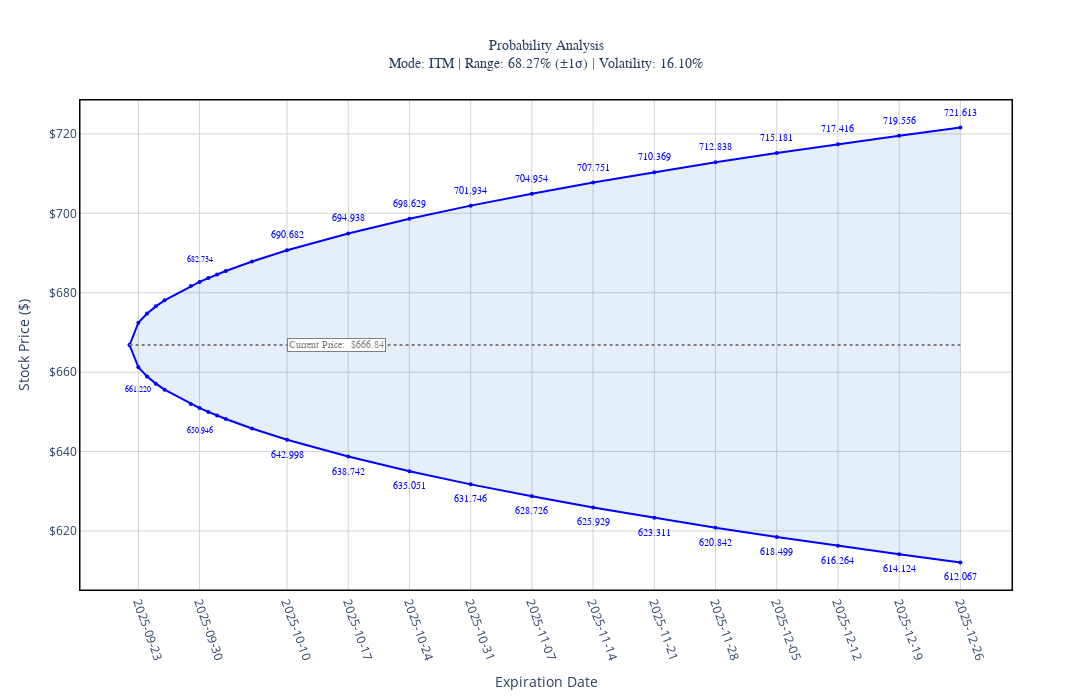

The notebook cell this image was saved under:
### Code cell
# Interactive Plotly Chart - Based on Your Existing Chart
import plotly.graph_objects as go

# ==== Create Interactive Plotly Chart ====
fig = go.Figure()

# Add probability cone (upper and lower bounds) - exact same as your original
fig.add_trace(go.Scatter(
    x=df['expiration_day'],
    y=df['upper'],
    mode='lines+markers',
    name='',  # No legend name to match your original
    line=dict(color='blue', width=2),
    marker=dict(size=4, color='blue'),
    showlegend=False,
    hoverinfo='skip'  # Skip hover for cone lines
))

fig.add_trace(go.Scatter(
    x=df['expiration_day'],
    y=df['lower'],
    mode='lines+markers',
    name='',  # No legend name to match your original
    line=dict(color='blue', width=2),
    marker=dict(size=4, color='blue'),
    fill='tonexty',
    fillcolor='rgba(0,100,200,0.1)',
    showlegend=False,
    hoverinfo='skip'  # Skip hover for cone lines
))

# Add current price line (gray dotted) with stock price in middle
fig.add_trace(go.Scatter(
    x=[df['expiration_day'].min(), df['expiration_day'].max()],
    y=[stock_price, stock_price],
    mode='lines',
    line=dict(color='gray', width=2, dash='dot'),
    showlegend=False,
    hoverinfo='skip',
    name='Current Price Line'
))

# Add current stock price label in the middle of the chart
fig.add_annotation(
    x=df["expiration_day"].iloc[len(df)//2],  # Middle of the date range
    y=stock_price,
    text=f'Current Price:  ${stock_price}',
    showarrow=False,
    font=dict(size=10, color='gray', family="Arial Black"),
    bgcolor='white',
    bordercolor='gray',
    borderwidth=1,
    xanchor='left',
    yanchor='middle'
)

# Add price labels on the cone lines - replicate your original labels
daily_mask = df["type"] == "Daily"
daily_count = 0
annotations = []

for i, row in df[daily_mask].iterrows():
    if i > 0:  # Skip today's point
        if daily_count % 5 == 0:  # Show every 5th daily option
            # Upper label
            annotations.append(dict(
                x=row["expiration_day"],
                y=row["upper"] + 4,
                text=f"{row['upper']:.3f}",
                showarrow=False,
                font=dict(size=8, color="blue", family="Arial Black"),
                xanchor="center",
                yanchor="bottom"
            ))
            # Lower label
            annotations.append(dict(
                x=row["expiration_day"],
                y=row["lower"] - 4,
                text=f"{row['lower']:.3f}",
                showarrow=False,
                font=dict(size=8, color="blue", family="Arial Black"),
                xanchor="center",
                yanchor="top"
            ))
        daily_count += 1

# Add price labels for weekly options
weekly_mask = df["type"] == "Weekly"
for i, row in df[weekly_mask].iterrows():
    # Upper label
    annotations.append(dict(
        x=row["expiration_day"],
        y=row["upper"] + 2,
        text=f"{row['upper']:.3f}",
        showarrow=False,
        font=dict(size=10, color="blue", family="Arial Black"),
        xanchor="center",
        yanchor="bottom"
    ))
    # Lower label
    annotations.append(dict(
        x=row["expiration_day"],
        y=row["lower"] - 2,
        text=f"{row['lower']:.3f}",
        showarrow=False,
        font=dict(size=10, color="blue", family="Arial Black"),
        xanchor="center",
        yanchor="top"
    ))

# ==== Add Invisible Hover Layer for Probabilities ====
hover_data = []

# Use your existing delta_2d_df data
for exp_date, row in delta_2d_df.iterrows():
    for strike_price, probability in row.items():
        hover_data.append({
            'expiration_date': exp_date,
            'strike_price': strike_price,
            'probability': probability
        })

hover_df = pd.DataFrame(hover_data)

# Add invisible scatter plot for hover functionality with crosshairs
fig.add_trace(go.Scatter(
    x=hover_df['expiration_date'],
    y=hover_df['strike_price'],
    mode='markers',
    marker=dict(
        size=8,
        color='rgba(0,0,0,0)',  # Completely transparent
        line=dict(width=0)
    ),
    showlegend=False,
    hovertemplate='<b>Strike Price: $%{y}</b><br>' +
                  'Expiration: %{x|%b %d}<br>' +
                  'Probability Above: %{customdata:.1%}<br>' +
                  '<extra></extra>',
    customdata=hover_df['probability'],
    name='Probabilities'
))

# Update layout to match your exact original chart
selected_daily = df[df["type"] == "Daily"].iloc[::5]  # Every 5th daily
weekly_dates = df[df["type"] == "Weekly"].iloc[::1]   # All weekly
all_selected_dates = list(selected_daily["expiration_day"]) + list(weekly_dates["expiration_day"])
all_selected_dates = sorted(all_selected_dates)

fig.update_layout(
    title=dict(
        text=f"Probability Analysis<br>Mode: ITM | Range: 68.27% (±1σ) | Volatility: {iv*100:.2f}%",
        x=0.5,
        font=dict(size=14, family="Arial Black")
    ),
    xaxis_title='Expiration Date',
    yaxis_title='Stock Price ($)',
    hovermode='closest',
    width=1400,
    height=700,
    showlegend=False,  # No legend like your original
    plot_bgcolor='white',
    annotations=annotations,  # Add all the price labels
    # Add box around the plot area
    shapes=[
        dict(
            type="rect",
            xref="paper", yref="paper",
            x0=0, y0=0, x1=1, y1=1,
            line=dict(color="black", width=1),
            fillcolor="rgba(0,0,0,0)"
        )
    ],
    xaxis=dict(
        tickvals=all_selected_dates,
        ticktext=[d.strftime('%Y-%m-%d') for d in all_selected_dates],
        tickangle=70,
        gridcolor='lightgray',
        gridwidth=1,
        linecolor='black',
        linewidth=1,
        mirror=True  # Add border
    ),
    yaxis=dict(
        tickformat='$,.0f',
        gridcolor='lightgray',
        gridwidth=1,
        linecolor='black',
        linewidth=1,
        mirror=True  # Add border
    ),
    # Add crosshair cursor
    hoverlabel=dict(
        bgcolor="white",
        bordercolor="black",
        font_size=12
    )
)

# Add crosshair lines (vertical and horizontal dotted gray lines on hover)
fig.update_layout(
    xaxis=dict(
        showspikes=True,
        spikecolor="gray",
        spikethickness=1,
        spikedash="dot",
        spikemode="across",
        tickvals=all_selected_dates,
        ticktext=[d.strftime('%Y-%m-%d') for d in all_selected_dates],
        tickangle=70,
        gridcolor='lightgray',
        gridwidth=1
    ),
    yaxis=dict(
        showspikes=True,
        spikecolor="gray",
        spikethickness=1,
        spikedash="dot",
        spikemode="across",
        tickformat='$,.0f',
        gridcolor='lightgray',
        gridwidth=1
    )
)

fig.show()

print("Hover over any point on the chart to see probability of expiring above that strike price!")

### Figure 1 — Plotly figure (JSON) as saved in the notebook; plotly's stock layout.template omitted (floating-point values rounded to 4 significant figures; data arrays with more than 128 entries replaced by an {"elided": "..."} marker saying what was removed)
{"data": [{"hoverinfo": "skip", "line": {"color": "blue", "width": 2}, "marker": {"color": "blue", "size": 4}, "mode": "lines+markers", "name": "", "showlegend": false, "type": "scatter", "x": ["2025-09-22T00:00:00.000000000", "2025-09-23T00:00:00.000000000", "2025-09-24T00:00:00.000000000", "2025-09-25T00:00:00.000000000", "2025-09-26T00:00:00.000000000", "2025-09-29T00:00:00.000000000", "2025-09-30T00:00:00.000000000", "2025-10-01T00:00:00.000000000", "2025-10-02T00:00:00.000000000", "2025-10-03T00:00:00.000000000", "2025-10-06T00:00:00.000000000", "2025-10-10T00:00:00.000000000", "2025-10-17T00:00:00.000000000", "2025-10-24T00:00:00.000000000", "2025-10-31T00:00:00.000000000", "2025-11-07T00:00:00.000000000", "2025-11-14T00:00:00.000000000", "2025-11-21T00:00:00.000000000", "2025-11-28T00:00:00.000000000", "2025-12-05T00:00:00.000000000", "2025-12-12T00:00:00.000000000", "2025-12-19T00:00:00.000000000", "2025-12-26T00:00:00.000000000"], "y": [666.8, 672.5, 674.8, 676.6, 678.1, 681.7, 682.7, 683.7, 684.6, 685.5, 687.9, 690.7, 694.9, 698.6, 701.9, 705.0, 707.8, 710.4, 712.8, 715.2, 717.4, 719.6, 721.6]}, {"fill": "tonexty", "fillcolor": "rgba(0,100,200,0.1)", "hoverinfo": "skip", "line": {"color": "blue", "width": 2}, "marker": {"color": "blue", "size": 4}, "mode": "lines+markers", "name": "", "showlegend": false, "type": "scatter", "x": ["2025-09-22T00:00:00.000000000", "2025-09-23T00:00:00.000000000", "2025-09-24T00:00:00.000000000", "2025-09-25T00:00:00.000000000", "2025-09-26T00:00:00.000000000", "2025-09-29T00:00:00.000000000", "2025-09-30T00:00:00.000000000", "2025-10-01T00:00:00.000000000", "2025-10-02T00:00:00.000000000", "2025-10-03T00:00:00.000000000", "2025-10-06T00:00:00.000000000", "2025-10-10T00:00:00.000000000", "2025-10-17T00:00:00.000000000", "2025-10-24T00:00:00.000000000", "2025-10-31T00:00:00.000000000", "2025-11-07T00:00:00.000000000", "2025-11-14T00:00:00.000000000", "2025-11-21T00:00:00.000000000", "2025-11-28T00:00:00.000000000", "2025-12-05T00:00:00.000000000", "2025-12-12T00:00:00.000000000", "2025-12-19T00:00:00.000000000", "2025-12-26T00:00:00.000000000"], "y": [666.8, 661.2, 658.9, 657.1, 655.6, 652.0, 650.9, 650.0, 649.1, 648.2, 645.8, 643.0, 638.7, 635.1, 631.7, 628.7, 625.9, 623.3, 620.8, 618.5, 616.3, 614.1, 612.1]}, {"hoverinfo": "skip", "line": {"color": "gray", "dash": "dot", "width": 2}, "mode": "lines", "name": "Current Price Line", "showlegend": false, "type": "scatter", "x": ["2025-09-22T00:00:00", "2025-12-26T00:00:00"], "y": [666.8, 666.8]}, {"customdata": {"elided": "682 float values"}, "hovertemplate": "<b>Strike Price: $%{y}</b><br>Expiration: %{x|%b %d}<br>Probability Above: %{customdata:.1%}<br><extra></extra>", "marker": {"color": "rgba(0,0,0,0)", "line": {"width": 0}, "size": 8}, "mode": "markers", "name": "Probabilities", "showlegend": false, "type": "scatter", "x": {"elided": "682 str values"}, "y": {"elided": "682 int values"}}], "layout": {"annotations": [{"bgcolor": "white", "bordercolor": "gray", "borderwidth": 1, "font": {"color": "gray", "family": "Arial Black", "size": 10}, "showarrow": false, "text": "Current Price:  $666.84", "x": "2025-10-10T00:00:00", "xanchor": "left", "y": 666.8, "yanchor": "middle"}, {"font": {"color": "blue", "family": "Arial Black", "size": 8}, "showarrow": false, "text": "661.220", "x": "2025-09-23T00:00:00", "xanchor": "center", "y": 657.2, "yanchor": "top"}, {"font": {"color": "blue", "family": "Arial Black", "size": 8}, "showarrow": false, "text": "682.734", "x": "2025-09-30T00:00:00", "xanchor": "center", "y": 686.7, "yanchor": "bottom"}, {"font": {"color": "blue", "family": "Arial Black", "size": 8}, "showarrow": false, "text": "650.946", "x": "2025-09-30T00:00:00", "xanchor": "center", "y": 646.9, "yanchor": "top"}, {"font": {"color": "blue", "family": "Arial Black", "size": 10}, "showarrow": false, "text": "690.682", "x": "2025-10-10T00:00:00", "xanchor": "center", "y": 692.7, "yanchor": "bottom"}, {"font": {"color": "blue", "family": "Arial Black", "size": 10}, "showarrow": false, "text": "642.998", "x": "2025-10-10T00:00:00", "xanchor": "center", "y": 641.0, "yanchor": "top"}, {"font": {"color": "blue", "family": "Arial Black", "size": 10}, "showarrow": false, "text": "694.938", "x": "2025-10-17T00:00:00", "xanchor": "center", "y": 696.9, "yanchor": "bottom"}, {"font": {"color": "blue", "family": "Arial Black", "size": 10}, "showarrow": false, "text": "638.742", "x": "2025-10-17T00:00:00", "xanchor": "center", "y": 636.7, "yanchor": "top"}, {"font": {"color": "blue", "family": "Arial Black", "size": 10}, "showarrow": false, "text": "698.629", "x": "2025-10-24T00:00:00", "xanchor": "center", "y": 700.6, "yanchor": "bottom"}, {"font": {"color": "blue", "family": "Arial Black", "size": 10}, "showarrow": false, "text": "635.051", "x": "2025-10-24T00:00:00", "xanchor": "center", "y": 633.1, "yanchor": "top"}, {"font": {"color": "blue", "family": "Arial Black", "size": 10}, "showarrow": false, "text": "701.934", "x": "2025-10-31T00:00:00", "xanchor": "center", "y": 703.9, "yanchor": "bottom"}, {"font": {"color": "blue", "family": "Arial Black", "size": 10}, "showarrow": false, "text": "631.746", "x": "2025-10-31T00:00:00", "xanchor": "center", "y": 629.7, "yanchor": "top"}, {"font": {"color": "blue", "family": "Arial Black", "size": 10}, "showarrow": false, "text": "704.954", "x": "2025-11-07T00:00:00", "xanchor": "center", "y": 707.0, "yanchor": "bottom"}, {"font": {"color": "blue", "family": "Arial Black", "size": 10}, "showarrow": false, "text": "628.726", "x": "2025-11-07T00:00:00", "xanchor": "center", "y": 626.7, "yanchor": "top"}, {"font": {"color": "blue", "family": "Arial Black", "size": 10}, "showarrow": false, "text": "707.751", "x": "2025-11-14T00:00:00", "xanchor": "center", "y": 709.8, "yanchor": "bottom"}, {"font": {"color": "blue", "family": "Arial Black", "size": 10}, "showarrow": false, "text": "625.929", "x": "2025-11-14T00:00:00", "xanchor": "center", "y": 623.9, "yanchor": "top"}, {"font": {"color": "blue", "family": "Arial Black", "size": 10}, "showarrow": false, "text": "710.369", "x": "2025-11-21T00:00:00", "xanchor": "center", "y": 712.4, "yanchor": "bottom"}, {"font": {"color": "blue", "family": "Arial Black", "size": 10}, "showarrow": false, "text": "623.311", "x": "2025-11-21T00:00:00", "xanchor": "center", "y": 621.3, "yanchor": "top"}, {"font": {"color": "blue", "family": "Arial Black", "size": 10}, "showarrow": false, "text": "712.838", "x": "2025-11-28T00:00:00", "xanchor": "center", "y": 714.8, "yanchor": "bottom"}, {"font": {"color": "blue", "family": "Arial Black", "size": 10}, "showarrow": false, "text": "620.842", "x": "2025-11-28T00:00:00", "xanchor": "center", "y": 618.8, "yanchor": "top"}, {"font": {"color": "blue", "family": "Arial Black", "size": 10}, "showarrow": false, "text": "715.181", "x": "2025-12-05T00:00:00", "xanchor": "center", "y": 717.2, "yanchor": "bottom"}, {"font": {"color": "blue", "family": "Arial Black", "size": 10}, "showarrow": false, "text": "618.499", "x": "2025-12-05T00:00:00", "xanchor": "center", "y": 616.5, "yanchor": "top"}, {"font": {"color": "blue", "family": "Arial Black", "size": 10}, "showarrow": false, "text": "717.416", "x": "2025-12-12T00:00:00", "xanchor": "center", "y": 719.4, "yanchor": "bottom"}, {"font": {"color": "blue", "family": "Arial Black", "size": 10}, "showarrow": false, "text": "616.264", "x": "2025-12-12T00:00:00", "xanchor": "center", "y": 614.3, "yanchor": "top"}, {"font": {"color": "blue", "family": "Arial Black", "size": 10}, "showarrow": false, "text": "719.556", "x": "2025-12-19T00:00:00", "xanchor": "center", "y": 721.6, "yanchor": "bottom"}, {"font": {"color": "blue", "family": "Arial Black", "size": 10}, "showarrow": false, "text": "614.124", "x": "2025-12-19T00:00:00", "xanchor": "center", "y": 612.1, "yanchor": "top"}, {"font": {"color": "blue", "family": "Arial Black", "size": 10}, "showarrow": false, "text": "721.613", "x": "2025-12-26T00:00:00", "xanchor": "center", "y": 723.6, "yanchor": "bottom"}, {"font": {"color": "blue", "family": "Arial Black", "size": 10}, "showarrow": false, "text": "612.067", "x": "2025-12-26T00:00:00", "xanchor": "center", "y": 610.1, "yanchor": "top"}], "height": 700, "hoverlabel": {"bgcolor": "white", "bordercolor": "black", "font": {"size": 12}}, "hovermode": "closest", "plot_bgcolor": "white", "shapes": [{"fillcolor": "rgba(0,0,0,0)", "line": {"color": "black", "width": 1}, "type": "rect", "x0": 0, "x1": 1, "xref": "paper", "y0": 0, "y1": 1, "yref": "paper"}], "showlegend": false, "title": {"font": {"family": "Arial Black", "size": 14}, "text": "Probability Analysis<br>Mode: ITM | Range: 68.27% (±1σ) | Volatility: 16.10%", "x": 0.5}, "width": 1400, "xaxis": {"gridcolor": "lightgray", "gridwidth": 1, "linecolor": "black", "linewidth": 1, "mirror": true, "showspikes": true, "spikecolor": "gray", "spikedash": "dot", "spikemode": "across", "spikethickness": 1, "tickangle": 70, "ticktext": ["2025-09-23", "2025-09-30", "2025-10-10", "2025-10-17", "2025-10-24", "2025-10-31", "2025-11-07", "2025-11-14", "2025-11-21", "2025-11-28", "2025-12-05", "2025-12-12", "2025-12-19", "2025-12-26"], "tickvals": ["2025-09-23T00:00:00", "2025-09-30T00:00:00", "2025-10-10T00:00:00", "2025-10-17T00:00:00", "2025-10-24T00:00:00", "2025-10-31T00:00:00", "2025-11-07T00:00:00", "2025-11-14T00:00:00", "2025-11-21T00:00:00", "2025-11-28T00:00:00", "2025-12-05T00:00:00", "2025-12-12T00:00:00", "2025-12-19T00:00:00", "2025-12-26T00:00:00"], "title": {"text": "Expiration Date"}}, "yaxis": {"gridcolor": "lightgray", "gridwidth": 1, "linecolor": "black", "linewidth": 1, "mirror": true, "showspikes": true, "spikecolor": "gray", "spikedash": "dot", "spikemode": "across", "spikethickness": 1, "tickformat": "$,.0f", "title": {"text": "Stock Price ($)"}}}}
